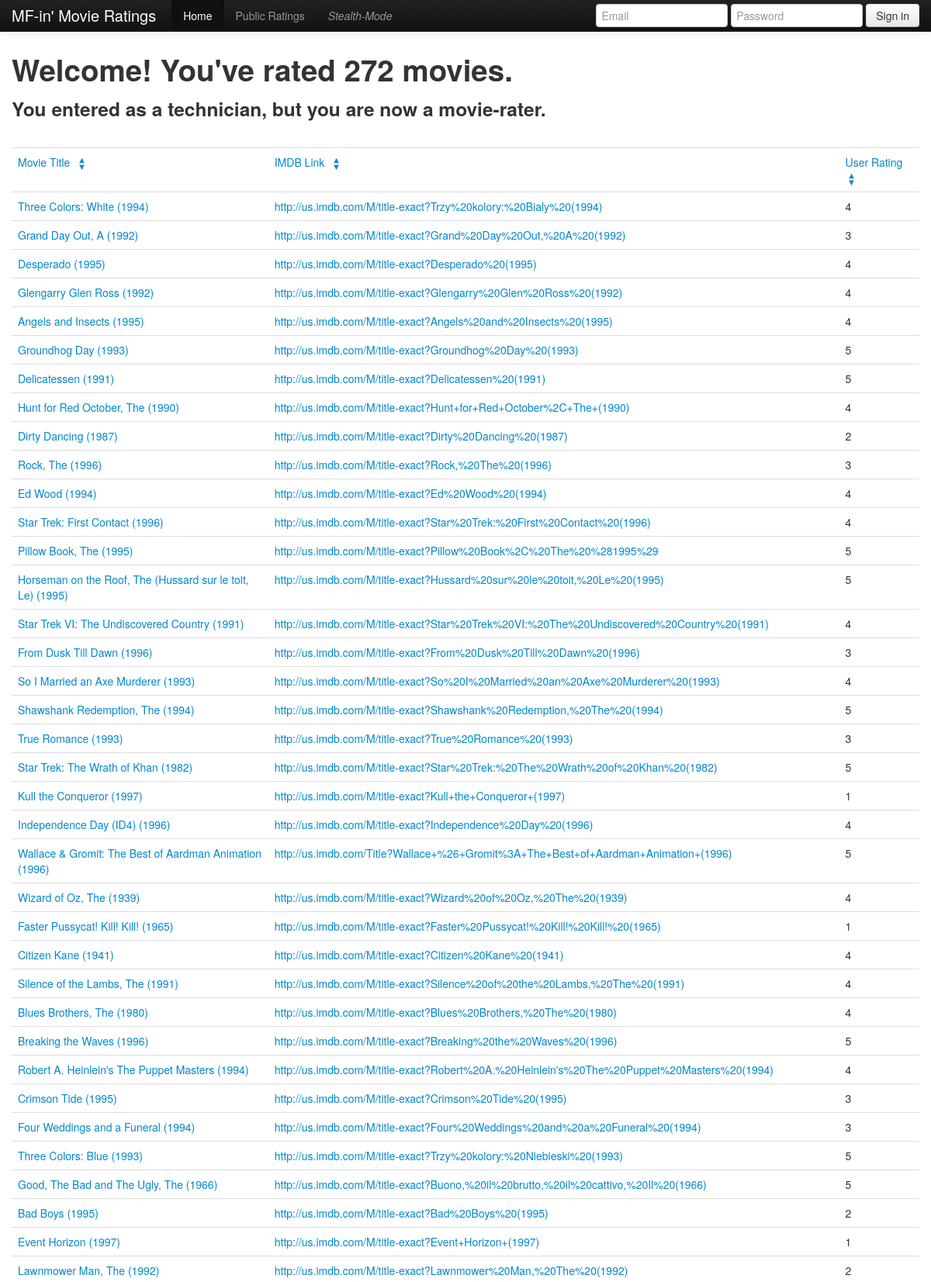
Page /view_user/1 (upper part) on the committed database.
### model.py (models this page shows)
class User(Base):
	__tablename__ = "users"
	def similarity(self, other):
		u_ratings = {}
		paired_ratings = []
		for r in self.ratings:
			u_ratings[r.movie_id] = r
		for r in other.ratings:
			u_r = u_ratings.get(r.movie_id)
			if u_r:
				paired_ratings.append( (u_r.rating, r.rating) )
		if paired_ratings:
			return correlation.pearson(paired_ratings)
		else:
			return 0.0
	def predict_rating(self, movie):
		ratings = self.ratings
		other_ratings = movie.ratings
		similarities = [ (self.similarity(other_rating.user), other_rating) \
			for other_rating in other_ratings ]
		similarities.sort(reverse = True)
		similarities = [ sim for sim in similarities if sim[0] > 0 ]
		if not similarities:
		    return None
		numerator = sum([ r.rating * similarity for similarity, r in similarities ])
		denominator = sum([ similarity[0] for similarity in similarities ])
		return numerator/denominator
	id = Column(Integer, primary_key = True)
	email = Column(String(64), nullable = True)
	password = Column(String(64), nullable = True)
	age = Column(Integer, nullable = True)
	gender = Column(String(15), nullable = True)
	occupation = Column(String(64), nullable = True)
	zipcode = Column(String(15), nullable = True)

class Movies(Base):
	__tablename__ = "movies"
	id = Column(Integer, primary_key = True)
	movie_id = Column(Integer)
	movie_title = Column(String(64))
	release_date = Column(Date)
	video_release_date = Column(Date, nullable = True)
	imdb_url = Column(String(128))

### judgement.py (the view)
@app.route("/view_user/<int:user_id>")
def view_public_user(user_id):
	rating_info = model.session.query(model.Ratings).filter_by(user_id=user_id).all()
	if rating_info:
		rating_list = []
		for i, rating in enumerate(rating_info):
			temp_movie_id = rating.user.ratings[i].movie_id
			temp_movie_title = rating.movie.movie_title
			temp_imdb_url = rating.movie.imdb_url
			rating_list.append([temp_movie_id, temp_movie_title,
								rating.rating, rating.user.occupation,
								temp_imdb_url])
		return render_template("view_public_user.html", ratings = rating_list)
	return render_template("view_public_user.html")

### templates/view_public_user.html (shortened to what this page needs)
{% extends "layout.html" %}
{% block body %}
	<h1>Welcome! You've rated {{ratings|length}} movies.</h1>
	{% if ratings %}
	{% if ratings[0][3] %}
		<h3>You entered as a {{ ratings[0][3] }}, but you are now a movie-rater.</h3>
	{% else %}
		<h3>You entered as nothing, but you are now a movie-rater.</h3>
	{% endif %}
	<div class = "ratings_list">
	<br/>
	<table class = "table sortable" id="sortabletable">
	<tr class = "table_header">
		<td>Movie Title</td>
		<td>IMDB Link</td>
		<td>User Rating</td>
	</tr>
	{% for rating in ratings %}
	<tr>
		<td><a href="{{rating[0]}}" target="_blank">{{ rating[1] }}</a></td>
		<td><a href="{{rating[4]}}" target="_blank">{{ rating[4] }}</a></td>
		<td>{{ rating[2] }}</td>
	</tr>
	{% endfor %}
	</table>
	{% else %}
		<p> DO SOME RATINGS</p>
	{% endif %}
{% endblock %}

### static/css/additional.css (style rules this page uses)
.ratings_list { height: 800px; }

### rows in the picture
User: occupation "technician"
Movies: movie_title "Three Colors: White (1994)", imdb_url "http://us.imdb.com/M/title-exact?Trzy%20kolory:%20Bialy%20(1994)"
Movies: movie_title "Grand Day Out, A (1992)", imdb_url "http://us.imdb.com/M/title-exact?Grand%20Day%20Out,%20A%20(1992)"
Movies: movie_title "Desperado (1995)", imdb_url "http://us.imdb.com/M/title-exact?Desperado%20(1995)"
Movies: movie_title "Glengarry Glen Ross (1992)", imdb_url "http://us.imdb.com/M/title-exact?Glengarry%20Glen%20Ross%20(1992)"
Movies: movie_title "Angels and Insects (1995)", imdb_url "http://us.imdb.com/M/title-exact?Angels%20and%20Insects%20(1995)"
Movies: movie_title "Groundhog Day (1993)", imdb_url "http://us.imdb.com/M/title-exact?Groundhog%20Day%20(1993)"
Movies: movie_title "Delicatessen (1991)", imdb_url "http://us.imdb.com/M/title-exact?Delicatessen%20(1991)"
Movies: movie_title "Hunt for Red October, The (1990)", imdb_url "http://us.imdb.com/M/title-exact?Hunt+for+Red+October%2C+The+(1990)"
Movies: movie_title "Dirty Dancing (1987)", imdb_url "http://us.imdb.com/M/title-exact?Dirty%20Dancing%20(1987)"
Movies: movie_title "Rock, The (1996)", imdb_url "http://us.imdb.com/M/title-exact?Rock,%20The%20(1996)"
Movies: movie_title "Ed Wood (1994)", imdb_url "http://us.imdb.com/M/title-exact?Ed%20Wood%20(1994)"
Movies: movie_title "Star Trek: First Contact (1996)", imdb_url "http://us.imdb.com/M/title-exact?Star%20Trek:%20First%20Contact%20(1996)"
Movies: movie_title "Pillow Book, The (1995)", imdb_url "http://us.imdb.com/M/title-exact?Pillow%20Book%2C%20The%20%281995%29"
Movies: movie_title "Horseman on the Roof, The (Hussard sur le toit, Le) (1995)", imdb_url "http://us.imdb.com/M/title-exact?Hussard%20sur%20le%20toit,%20Le%20(1995)"
Movies: movie_title "Star Trek VI: The Undiscovered Country (1991)", imdb_url "http://us.imdb.com/M/title-exact?Star%20Trek%20VI:%20The%20Undiscovered%20Country%20(1991)"
Movies: movie_title "From Dusk Till Dawn (1996)", imdb_url "http://us.imdb.com/M/title-exact?From%20Dusk%20Till%20Dawn%20(1996)"
Movies: movie_title "So I Married an Axe Murderer (1993)", imdb_url "http://us.imdb.com/M/title-exact?So%20I%20Married%20an%20Axe%20Murderer%20(1993)"
Movies: movie_title "Shawshank Redemption, The (1994)", imdb_url "http://us.imdb.com/M/title-exact?Shawshank%20Redemption,%20The%20(1994)"
Movies: movie_title "True Romance (1993)", imdb_url "http://us.imdb.com/M/title-exact?True%20Romance%20(1993)"
Movies: movie_title "Star Trek: The Wrath of Khan (1982)", imdb_url "http://us.imdb.com/M/title-exact?Star%20Trek:%20The%20Wrath%20of%20Khan%20(1982)"
Movies: movie_title "Kull the Conqueror (1997)", imdb_url "http://us.imdb.com/M/title-exact?Kull+the+Conqueror+(1997)"
Movies: movie_title "Independence Day (ID4) (1996)", imdb_url "http://us.imdb.com/M/title-exact?Independence%20Day%20(1996)"
Movies: movie_title "Wallace & Gromit: The Best of Aardman Animation (1996)", imdb_url "http://us.imdb.com/Title?Wallace+%26+Gromit%3A+The+Best+of+Aardman+Animation+(1996)"
Movies: movie_title "Wizard of Oz, The (1939)", imdb_url "http://us.imdb.com/M/title-exact?Wizard%20of%20Oz,%20The%20(1939)"
Movies: movie_title "Faster Pussycat! Kill! Kill! (1965)", imdb_url "http://us.imdb.com/M/title-exact?Faster%20Pussycat!%20Kill!%20Kill!%20(1965)"
Movies: movie_title "Citizen Kane (1941)", imdb_url "http://us.imdb.com/M/title-exact?Citizen%20Kane%20(1941)"
Movies: movie_title "Silence of the Lambs, The (1991)", imdb_url "http://us.imdb.com/M/title-exact?Silence%20of%20the%20Lambs,%20The%20(1991)"
Movies: movie_title "Blues Brothers, The (1980)", imdb_url "http://us.imdb.com/M/title-exact?Blues%20Brothers,%20The%20(1980)"
Movies: movie_title "Breaking the Waves (1996)", imdb_url "http://us.imdb.com/M/title-exact?Breaking%20the%20Waves%20(1996)"
Movies: movie_title "Robert A. Heinlein's The Puppet Masters (1994)", imdb_url "http://us.imdb.com/M/title-exact?Robert%20A.%20Heinlein's%20The%20Puppet%20Masters%20(1994)"
Movies: movie_title "Crimson Tide (1995)", imdb_url "http://us.imdb.com/M/title-exact?Crimson%20Tide%20(1995)"
Movies: movie_title "Four Weddings and a Funeral (1994)", imdb_url "http://us.imdb.com/M/title-exact?Four%20Weddings%20and%20a%20Funeral%20(1994)"
Movies: movie_title "Three Colors: Blue (1993)", imdb_url "http://us.imdb.com/M/title-exact?Trzy%20kolory:%20Niebieski%20(1993)"
Movies: movie_title "Good, The Bad and The Ugly, The (1966)", imdb_url "http://us.imdb.com/M/title-exact?Buono,%20il%20brutto,%20il%20cattivo,%20Il%20(1966)"
Movies: movie_title "Bad Boys (1995)", imdb_url "http://us.imdb.com/M/title-exact?Bad%20Boys%20(1995)"
Movies: movie_title "Event Horizon (1997)", imdb_url "http://us.imdb.com/M/title-exact?Event+Horizon+(1997)"
Movies: movie_title "Lawnmower Man, The (1992)", imdb_url "http://us.imdb.com/M/title-exact?Lawnmower%20Man,%20The%20(1992)"

### other values in the picture
{{ ratings|length }} "272"
{{ rating[2] }} "4" "3" "4" "4" "4" "5" "5" "4" "2" "3" "4" "4" "5" "5" "4" "3" "4" "5" "3" "5" "1" "4" "5" "4" "1" "4" "4" "4" "5" "4" "3" "3" "5" "5" "2" "1" "2"
